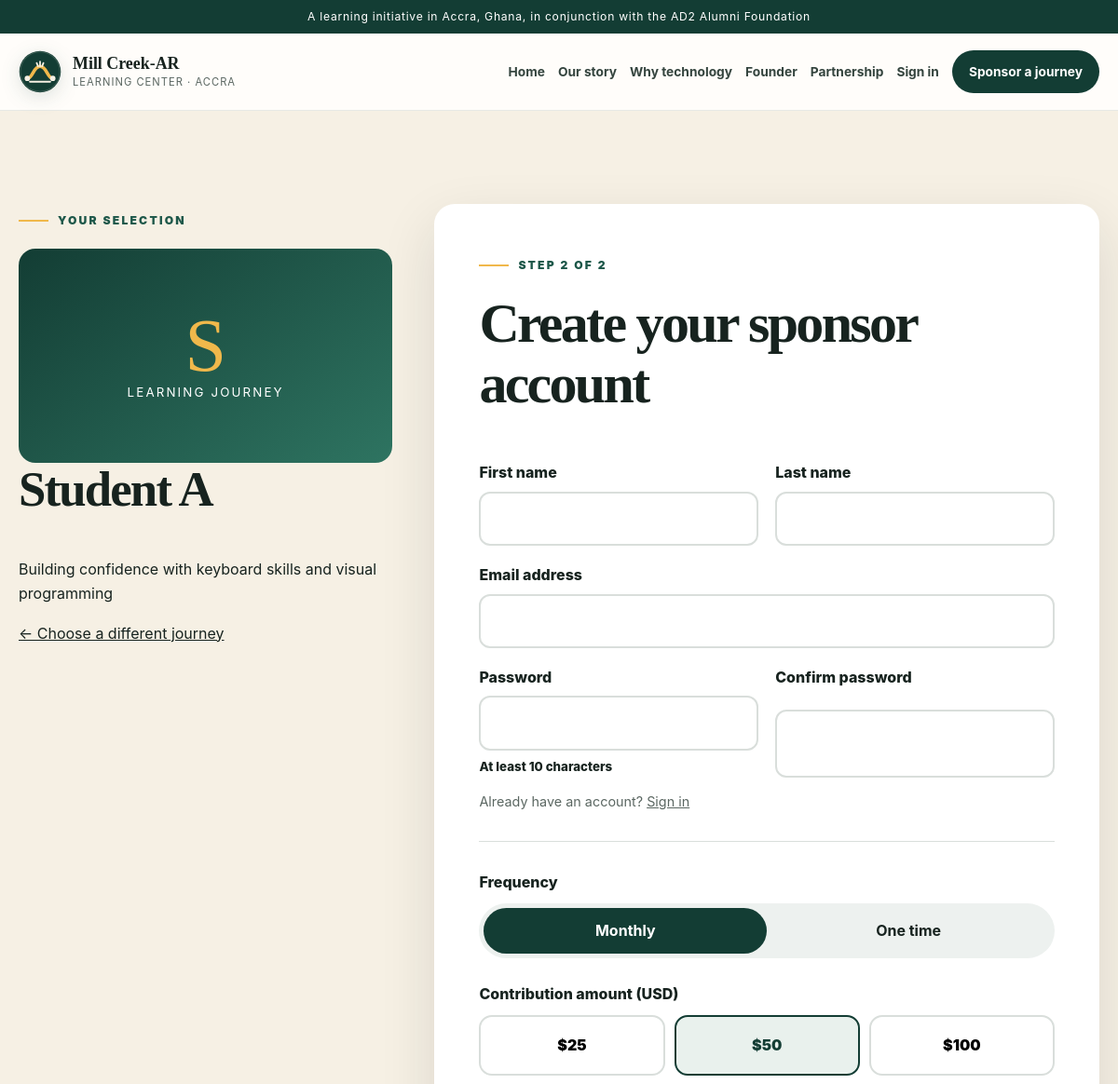
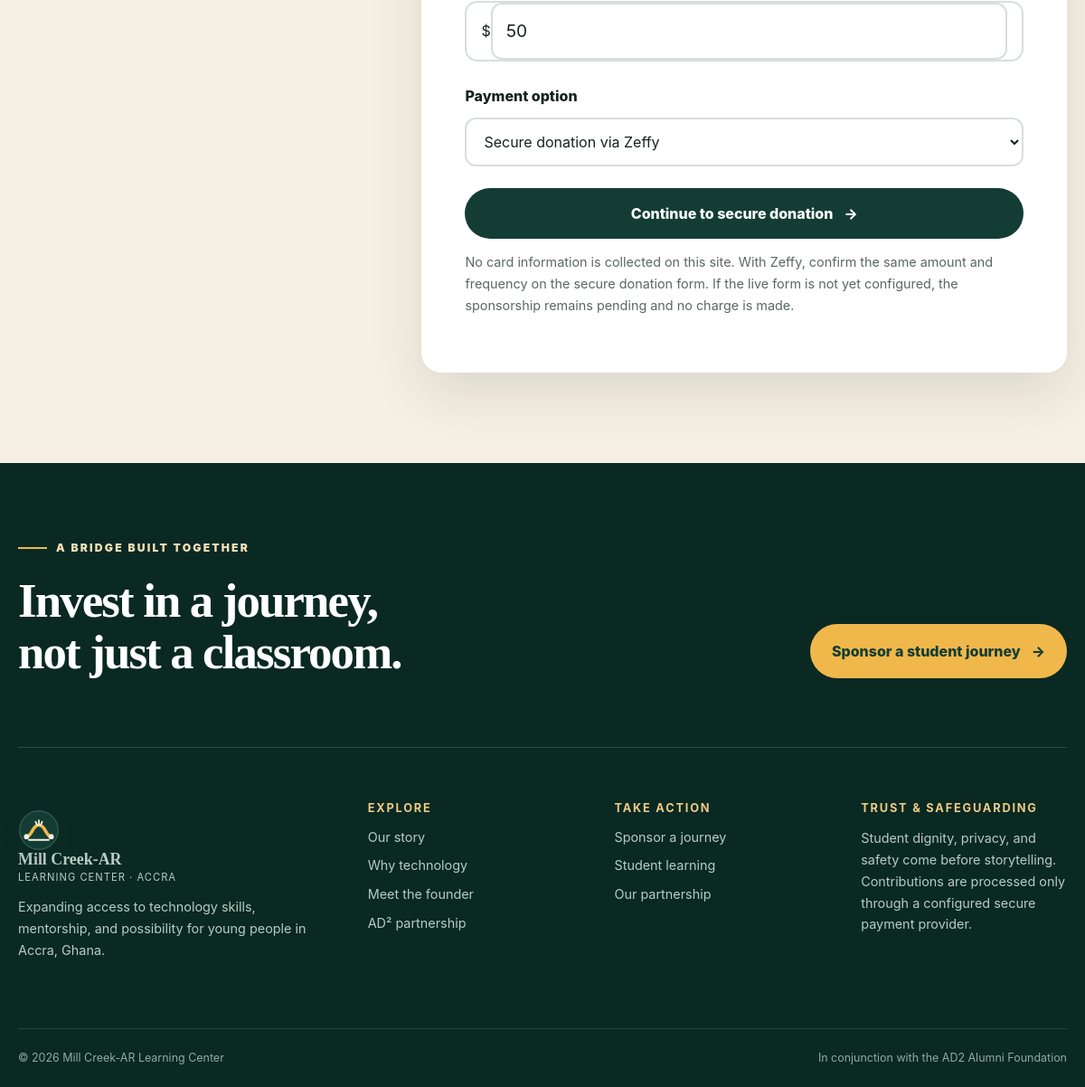
The page /signup.php?journey=creative-coder on the database its author committed (2 pictures, top to bottom).
### tables this page shows
CREATE TABLE IF NOT EXISTS student_journeys (
    id INT UNSIGNED AUTO_INCREMENT PRIMARY KEY,
    public_code VARCHAR(40) NOT NULL UNIQUE,
    first_name VARCHAR(60) NOT NULL,
    display_name VARCHAR(100) NOT NULL,
    age_band VARCHAR(40) NOT NULL,
    interest_area VARCHAR(120) NOT NULL,
    current_focus VARCHAR(160) NOT NULL,
    profile_summary TEXT NOT NULL,
    favorite_subject VARCHAR(120) NOT NULL DEFAULT '',
    strengths VARCHAR(180) NOT NULL DEFAULT '',
    aspirations VARCHAR(180) NOT NULL DEFAULT '',
    active TINYINT(1) NOT NULL DEFAULT 1,
    created_at TIMESTAMP NOT NULL DEFAULT CURRENT_TIMESTAMP
);

### includes/db.php (called while the page is built, shortened)
<?php
function db(): PDO {
    $host = getenv('GHANA_DB_HOST') ?: '127.0.0.1';
    $name = getenv('GHANA_DB_NAME') ?: 'ghana_school';
    $user = getenv('GHANA_DB_USER') ?: 'root';
    $password = getenv('GHANA_DB_PASSWORD') ?: '';
    $pdo = new PDO("mysql:host={$host};dbname={$name};charset=utf8mb4", $user, $password, [
        PDO::ATTR_ERRMODE => PDO::ERRMODE_EXCEPTION,
        PDO::ATTR_DEFAULT_FETCH_MODE => PDO::FETCH_ASSOC,
        PDO::ATTR_EMULATE_PREPARES => false,
    ]);
    return $pdo;
}

### includes/auth.php (called while the page is built, shortened)
<?php
function is_logged_in(): bool { return !empty($_SESSION['user_id']); }

### signup.php (the view, shortened to what this page needs)
<?php
require_once 'includes/auth.php'; require_once 'includes/db.php'; require_once 'includes/payment_config.php';
$code=(string)($_POST['journey'] ?? $_GET['journey'] ?? '');
$stmt=db()->prepare("SELECT * FROM student_journeys WHERE public_code=? AND active=1"); $stmt->execute([$code]); $journey=$stmt->fetch();
$pageTitle='Create Your Sponsor Account'; $pageDescription='Create a secure donor account and begin supporting a student learning journey.'; include 'includes/header.php';
?>
<section class="section cream"><div class="wrap signup-layout"><aside class="selected-journey"><span class="eyebrow">Your selection</span><div class="journey-visual compact" aria-hidden="true"><span><?= htmlspecialchars(mb_strtoupper(mb_substr($journey['first_name'],0,1))) ?></span><small>Learning journey</small></div><h2><?= htmlspecialchars($journey['first_name']) ?></h2><p><?= htmlspecialchars($journey['current_focus']) ?></p><a href="adopt.php">← Choose a different journey</a></aside>
<form class="form-card" method="post" novalidate><span class="eyebrow">Step 2 of 2</span><h1><?= is_logged_in()?'Confirm your sponsorship':'Create your sponsor account' ?></h1>
<?php if(!is_logged_in()): ?><div class="form-grid"><label>First name<input name="first_name" maxlength="80" autocomplete="given-name" required value="<?= htmlspecialchars($_POST['first_name'] ?? '') ?>"></label><label>Last name<input name="last_name" maxlength="80" autocomplete="family-name" required value="<?= htmlspecialchars($_POST['last_name'] ?? '') ?>"></label><label class="wide">Email address<input type="email" name="email" maxlength="255" autocomplete="email" required value="<?= htmlspecialchars($_POST['email'] ?? '') ?>"></label><label>Password<input type="password" name="password" minlength="10" autocomplete="new-password" required><small>At least 10 characters</small></label><label>Confirm password<input type="password" name="password_confirm" minlength="10" autocomplete="new-password" required></label></div><p class="account-prompt">Already have an account? <a href="login.php?return=adopt.php">Sign in</a></p><?php endif; ?>
<hr><div class="field-group"><span class="field-label">Frequency</span><div class="segmented"><label><input type="radio" name="frequency" value="monthly" checked><span>Monthly</span></label><label><input type="radio" name="frequency" value="one-time"><span>One time</span></label></div></div><div class="field-group"><label class="field-label" for="amount">Contribution amount (USD)</label><div class="amount-grid"><button class="amount-btn" type="button" data-amount="25">$25</button><button class="amount-btn selected" type="button" data-amount="50">$50</button><button class="amount-btn" type="button" data-amount="100">$100</button></div><div class="amount-input"><span>$</span><input id="amount" name="amount" type="number" value="<?= htmlspecialchars($_POST['amount'] ?? '50') ?>" min="5" step="1" required></div></div><label class="field-label" for="payment_method">Payment option</label><select id="payment_method" name="payment_method" class="select-input"><option value="zeffy" <?= ($_POST['payment_method'] ?? 'zeffy')==='zeffy'?'selected':'' ?>>Secure donation via Zeffy</option><option value="stripe" <?= ($_POST['payment_method'] ?? '')==='stripe'?'selected':'' ?>>Card / digital wallet via Stripe</option><option value="paypal" <?= ($_POST['payment_method'] ?? '')==='paypal'?'selected':'' ?>>PayPal</option></select><button class="button full" type="submit">Continue to secure donation <span aria-hidden="true">→</span></button><p class="form-footnote">No card information is collected on this site. With Zeffy, confirm the same amount and frequency on the secure donation form. If the live form is not yet configured, the sponsorship remains pending and no charge is made.</p></form></div></section>
<?php include 'includes/footer.php'; ?>

### assets/css/style.css (style rules this page uses)
:root { --ink:#17231f;--forest:#133d34;--forest-2:#1d5749;--gold:#f0b84b;--cream:#f6f0e4;--paper:#fffdfa;--sage:#dce8df;--muted:#5b6762;--line:#d9dedb;--shadow:0 22px 60px rgba(23,35,31,.12);--radius:22px;--wrap:min(1160px,calc(100% - 40px)) }
* { box-sizing:border-box }
html { scroll-behavior:smooth }
body { margin:0;background:var(--paper);color:var(--ink);font-family:Inter,ui-sans-serif,system-ui,-apple-system,"Segoe UI",sans-serif;line-height:1.65 }
a { color:inherit }
button,input,select { font:inherit }
.wrap { width:var(--wrap);margin-inline:auto }
h1,h2,h3 { font-family:Georgia,"Times New Roman",serif;line-height:1.08;margin-top:0 }
h1 { font-size:clamp(3rem,7vw,6.4rem);letter-spacing:-.045em }
h2 { font-size:clamp(2.25rem,4.4vw,4.2rem);letter-spacing:-.035em }
.eyebrow { display:inline-flex;align-items:center;gap:10px;margin-bottom:20px;color:var(--forest-2);font-size:.76rem;font-weight:900;text-transform:uppercase;letter-spacing:.18em }
.eyebrow:before { content:"";width:32px;height:2px;background:var(--gold) }
.button { display:inline-flex;align-items:center;justify-content:center;gap:12px;padding:15px 22px;border:2px solid transparent;border-radius:99px;background:var(--forest);color:#fff;text-decoration:none;font-weight:850;cursor:pointer;transition:transform .2s,background .2s }
.section { padding:100px 0 }
.cream { background:var(--cream) }
.field-group { margin-bottom:25px }
.field-label { display:block;font-weight:850;margin-bottom:10px }
.segmented { display:grid;grid-template-columns:1fr 1fr;padding:5px;background:#edf1ef;border-radius:99px }
.segmented label { position:relative }
.segmented span { display:block;padding:11px;text-align:center;border-radius:99px;font-weight:750;cursor:pointer }
.segmented input:checked+span { background:var(--forest);color:#fff }
.amount-grid { display:grid;grid-template-columns:repeat(3,1fr);gap:10px }
.amount-btn { border:2px solid var(--line);border-radius:14px;background:#fff;padding:17px 8px;font-weight:900;cursor:pointer }
.amount-btn:hover,.amount-btn.selected { border-color:var(--forest);background:#e9f1ed;color:var(--forest) }
.amount-input { display:flex;align-items:center;border:2px solid var(--line);border-radius:14px;margin-top:10px;padding:0 16px }
.amount-input input { width:100%;border:0;outline:0;padding:16px 8px;font-size:1.2rem }
.journey-visual { height:210px;background:linear-gradient(145deg,var(--forest),#2e7461);color:#fff;display:flex;flex-direction:column;align-items:center;justify-content:center }
.journey-visual span { font:5rem/1 Georgia,serif;color:var(--gold) }
.journey-visual small { text-transform:uppercase;letter-spacing:.16em }
.journey-visual.compact { height:230px;border-radius:18px }
.signup-layout { display:grid;grid-template-columns:.72fr 1.28fr;gap:45px;align-items:start }
.selected-journey { position:sticky;top:140px }
.form-card { padding:clamp(26px,5vw,48px);background:#fff;border-radius:var(--radius);box-shadow:var(--shadow) }
.form-card h1 { font-size:clamp(2.4rem,5vw,4rem) }
.form-card label { display:grid;gap:7px;font-weight:800 }
.form-card input,.select-input { width:100%;padding:14px 15px;border:2px solid var(--line);border-radius:12px;background:#fff;color:var(--ink) }
.form-grid { display:grid;grid-template-columns:1fr 1fr;gap:18px }
.form-grid .wide { grid-column:1/-1 }
.form-card hr { margin:30px 0;border:0;border-top:1px solid var(--line) }
.button.full { width:100%;margin-top:24px;border:0 }
.form-footnote,.account-prompt { color:var(--muted);font-size:.9rem }

### rows shown on the page
student_journeys: first_name "S", first_name "Student A", current_focus "Building confidence with keyboard skills and visual programming"
